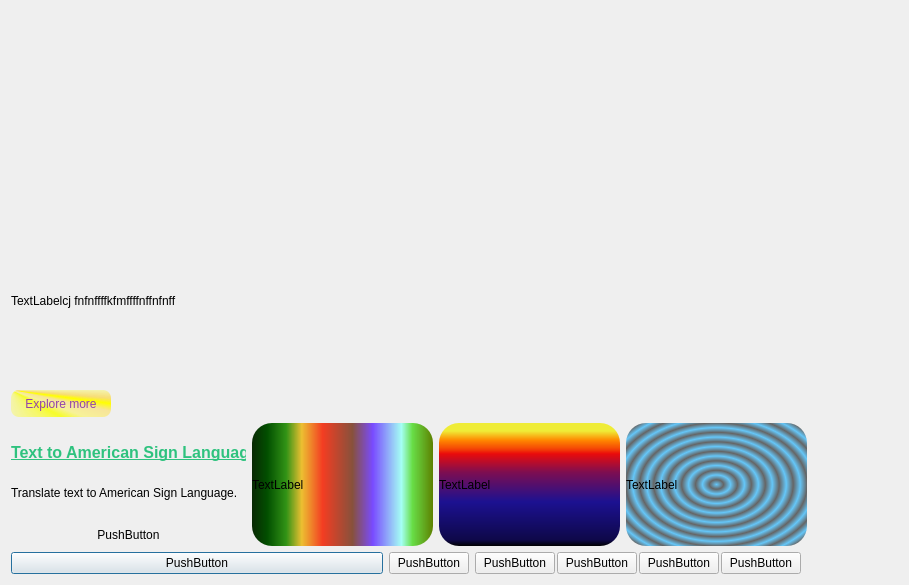
  <widget class="QWidget" name="centralWidget">
   <layout class="QGridLayout" name="gridLayout">
    <item row="0" column="0">
     <layout class="QGridLayout" name="gridLayout_2">
      <item row="10" column="2">
       <layout class="QHBoxLayout" name="horizontalLayout_2">
        <property name="spacing">
         <number>2</number>
        </property>
        <item>
         <widget class="QPushButton" name="pushButton_12">
          <property name="text">
           <string>PushButton</string>
          </property>
         </widget>
        </item>
        <item>
         <widget class="QPushButton" name="pushButton_8">
          <property name="text">
           <string>PushButton</string>
          </property>
         </widget>
        </item>
        <item>
         <widget class="QPushButton" name="pushButton_5">
          <property name="text">
           <string>PushButton</string>
          </property>
         </widget>
        </item>
        <item>
         <widget class="QPushButton" name="pushButton_4">
          <property name="text">
           <string>PushButton</string>
          </property>
         </widget>
        </item>
       </layout>
      </item>
      <item row="10" column="5" alignment="Qt::AlignRight">
       <widget class="QPushButton" name="aboutPushButton">
        <property name="maximumSize">
         <size>
          <width>17</width>
          <height>17</height>
         </size>
        </property>
        <property name="focusPolicy">
         <enum>Qt::ClickFocus</enum>
        </property>
        <property name="toolTip">
         <string>About Peritia</string>
        </property>
        <property name="whatsThis">
         <string>&lt;html&gt;&lt;head/&gt;&lt;body&gt;&lt;p&gt;fffffff&lt;/p&gt;&lt;/body&gt;&lt;/html&gt;</string>
        </property>
        <property name="icon">
         <iconset theme="dialog-question">
          <normaloff>.</normaloff>.</iconset>
        </property>
        <property name="flat">
         <bool>true</bool>
        </property>
       </widget>
      </item>
      <item row="10" column="0">
       <widget class="QPushButton" name="pushButton_3">
        <property name="focusPolicy">
         <enum>Qt::ClickFocus</enum>
        </property>
        <property name="layoutDirection">
         <enum>Qt::LeftToRight</enum>
        </property>
        <property name="autoFillBackground">
         <bool>false</bool>
        </property>
        <property name="text">
         <string>PushButton</string>
        </property>
        <property name="default">
         <bool>true</bool>
        </property>
        <property name="flat">
         <bool>false</bool>
        </property>
       </widget>
      </item>
      <item row="1" column="2" colspan="2">
       <layout class="QVBoxLayout" name="verticalLayout">
        <property name="spacing">
         <number>1</number>
        </property>
        <property name="bottomMargin">
         <number>0</number>
        </property>
        <item alignment="Qt::AlignRight">
         <widget class="QLabel" name="clockLabel">
          <property name="minimumSize">
           <size>
            <width>72</width>
            <height>21</height>
           </size>
          </property>
          <property name="maximumSize">
           <size>
            <width>72</width>
            <height>21</height>
           </size>
          </property>
          <property name="font">
           <font>
            <family>FontAwesome</family>
            <pointsize>16</pointsize>
            <bold>true</bold>
           </font>
          </property>
          <property name="toolTip">
           <string>&lt;html&gt;&lt;head/&gt;&lt;body&gt;&lt;p&gt;&lt;span style=&quot; font-size:11pt; font-weight:400;&quot;&gt;Clock&lt;/span&gt;&lt;/p&gt;&lt;p align=&quot;right&quot;&gt;&lt;span style=&quot; font-size:8pt; font-weight:400; font-style:italic; color:#1a5fb4;&quot;&gt;Displays the current time&lt;/span&gt;&lt;/p&gt;&lt;/body&gt;&lt;/html&gt;</string>
          </property>
          <property name="statusTip">
           <string>Clock showing current time</string>
          </property>
          <property name="whatsThis">
           <string>Clock</string>
          </property>
          <property name="styleSheet">
           <string notr="true">border-color: rgb(192, 28, 40);
border-radius:5px;</string>
          </property>
          <property name="frameShape">
           <enum>QFrame::StyledPanel</enum>
          </property>
          <property name="frameShadow">
           <enum>QFrame::Sunken</enum>
          </property>
          <property name="alignment">
           <set>Qt::AlignCenter</set>
          </property>
         </widget>
        </item>
        <item alignment="Qt::AlignRight|Qt::AlignTop">
         <widget class="QLabel" name="dayLabel">
          <property name="minimumSize">
           <size>
            <width>75</width>
            <height>65</height>
           </size>
          </property>
          <property name="statusTip">
           <string>Calender showing today's day</string>
          </property>
          <property name="whatsThis">
           <string>fgghgg</string>
          </property>
          <property name="frameShadow">
           <enum>QFrame::Sunken</enum>
          </property>
         </widget>
        </item>
       </layout>
      </item>
      <item row="10" column="1">
       <widget class="QPushButton" name="pushButton_2">
        <property name="styleSheet">
         <string notr="true">background-color: qlineargradient(spread:pad, x1:0, y1:0, x2:1, y2:0, stop:0 rgba(245, 224, 176, 255), stop:0.09 rgba(246, 189, 237, 255), stop:0.14 rgba(194, 207, 246, 255), stop:0.19 rgba(184, 160, 168, 255), stop:0.25 rgba(171, 186, 248, 255), stop:0.32 rgba(243, 248, 224, 255), stop:0.385 rgba(249, 162, 183, 255), stop:0.47 rgba(100, 115, 124, 255), stop:0.58 rgba(251, 205, 202, 255), stop:0.65 rgba(170, 128, 185, 255), stop:0.75 rgba(252, 222, 204, 255), stop:0.805 rgba(206, 122, 218, 255), stop:0.86 rgba(254, 223, 175, 255), stop:0.91 rgba(254, 236, 244, 255), stop:1 rgba(255, 191, 221, 255));</string>
        </property>
        <property name="text">
         <string>PushButton</string>
        </property>
       </widget>
      </item>
      <item row="7" column="0" rowspan="2" colspan="4">
       <layout class="QHBoxLayout" name="horizontalLayout_3">
        <item>
         <layout class="QVBoxLayout" name="verticalLayout_2">
          <item>
           <widget class="QLabel" name="label_4">
            <property name="maximumSize">
             <size>
              <width>400</width>
              <height>150</height>
             </size>
            </property>
            <property name="styleSheet">
             <string notr="true">background-color: qconicalgradient(cx:0.5, cy:0.5, angle:0, stop:0 rgba(35, 40, 3, 255), stop:0.16 rgba(136, 106, 22, 255), stop:0.225 rgba(166, 140, 41, 255), stop:0.285 rgba(204, 181, 74, 255), stop:0.345 rgba(235, 219, 102, 255), stop:0.415 rgba(245, 236, 112, 255), stop:0.52 rgba(209, 190, 76, 255), stop:0.57 rgba(187, 156, 51, 255), stop:0.635 rgba(168, 142, 42, 255), stop:0.695 rgba(202, 174, 68, 255), stop:0.75 rgba(218, 202, 86, 255), stop:0.815 rgba(208, 187, 73, 255), stop:0.88 rgba(187, 156, 51, 255), stop:0.935 rgba(137, 108, 26, 255), stop:1 rgba(35, 40, 3, 255));
border-radius:20px;
</string>
            </property>
           </widget>
          </item>
          <item>
           <widget class="QLabel" name="label_6">
            <property name="maximumSize">
             <size>
              <width>235</width>
              <height>50</height>
             </size>
            </property>
            <property name="text">
             <string>&lt;html&gt;&lt;head/&gt;&lt;body&gt;&lt;p&gt;&lt;span style=&quot; font-size:12pt; font-weight:700; text-decoration: underline; color:#2ec27e;&quot;&gt;Text to American Sign Language&lt;/span&gt;&lt;/p&gt;&lt;/body&gt;&lt;/html&gt;</string>
            </property>
           </widget>
          </item>
          <item>
           <widget class="QLabel" name="label_7">
            <property name="minimumSize">
             <size>
              <width>100</width>
              <height>50</height>
             </size>
            </property>
            <property name="styleSheet">
             <string notr="true">background-image: url(:/images/blake.png);</string>
            </property>
            <property name="text">
             <string>Translate text to American Sign Language.</string>
            </property>
           </widget>
          </item>
          <item>
           <widget class="QPushButton" name="pushButton">
            <property name="layoutDirection">
             <enum>Qt::RightToLeft</enum>
            </property>
            <property name="text">
             <string>PushButton</string>
            </property>
            <property name="icon">
             <iconset>
              <normaloff>:/images/chevron-right.png</normaloff>:/images/chevron-right.png</iconset>
            </property>
            <property name="flat">
             <bool>true</bool>
            </property>
           </widget>
          </item>
         </layout>
        </item>
        <item>
         <layout class="QVBoxLayout" name="verticalLayout_6">
          <item>
           <widget class="QLabel" name="label_5">
            <property name="styleSheet">
             <string notr="true">background-color: qlineargradient(spread:pad, x1:0, y1:0, x2:1, y2:0, stop:0 rgba(9, 41, 4, 255), stop:0.085 rgba(2, 79, 0, 255), stop:0.19 rgba(50, 147, 22, 255), stop:0.275 rgba(236, 191, 49, 255), stop:0.39 rgba(243, 61, 34, 255), stop:0.555 rgba(135, 81, 60, 255), stop:0.667 rgba(121, 75, 255, 255), stop:0.825 rgba(164, 255, 244, 255), stop:0.885 rgba(104, 222, 71, 255), stop:1 rgba(93, 128, 0, 255));
border-radius:20px;</string>
            </property>
            <property name="text">
             <string>TextLabel</string>
            </property>
           </widget>
          </item>
         </layout>
        </item>
        <item>
         <layout class="QVBoxLayout" name="verticalLayout_7">
          <item>
           <widget class="QLabel" name="label_8">
            <property name="styleSheet">
             <string notr="true">background-color: qlineargradient(spread:pad, x1:0, y1:1, x2:0, y2:0, stop:0 rgba(0, 0, 0, 255), stop:0.05 rgba(14, 8, 73, 255), stop:0.36 rgba(28, 17, 145, 255), stop:0.6 rgba(126, 14, 81, 255), stop:0.75 rgba(234, 11, 11, 255), stop:0.79 rgba(244, 70, 5, 255), stop:0.86 rgba(255, 136, 0, 255), stop:0.935 rgba(239, 236, 55, 255));

border-radius:20px;</string>
            </property>
            <property name="text">
             <string>TextLabel</string>
            </property>
           </widget>
          </item>
         </layout>
        </item>
        <item>
         <layout class="QVBoxLayout" name="verticalLayout_4">
          <item>
           <widget class="QLabel" name="label_3">
            <property name="styleSheet">
             <string notr="true">background-color: qradialgradient(spread:repeat, cx:0.5, cy:0.5, radius:0.077, fx:0.5, fy:0.5, stop:0 rgba(0, 169, 255, 147), stop:0.497326 rgba(0, 0, 0, 147), stop:1 rgba(0, 169, 255, 147));
border-radius:20px;</string>
            </property>
            <property name="text">
             <string>TextLabel</string>
            </property>
           </widget>
          </item>
         </layout>
        </item>
       </layout>
      </item>
      <item row="1" column="5" alignment="Qt::AlignTop">
       <widget class="QLabel" name="dateLabel">
        <property name="minimumSize">
         <size>
          <width>85</width>
          <height>85</height>
         </size>
        </property>
        <property name="maximumSize">
         <size>
          <width>96</width>
          <height>96</height>
         </size>
        </property>
        <property name="statusTip">
         <string>Calender showing today's date</string>
        </property>
        <property name="text">
         <string/>
        </property>
       </widget>
      </item>
      <item row="1" column="0" alignment="Qt::AlignLeft|Qt::AlignTop">
       <widget class="QLabel" name="logoLabel">
        <property name="minimumSize">
         <size>
          <width>300</width>
          <height>200</height>
         </size>
        </property>
        <property name="maximumSize">
         <size>
          <width>300</width>
          <height>200</height>
         </size>
        </property>
        <property name="statusTip">
         <string>Peritia Logo</string>
        </property>
        <property name="whatsThis">
         <string extracomment="access all">&lt;html&gt;&lt;head/&gt;&lt;body&gt;&lt;p&gt;this s s&lt;/p&gt;&lt;/body&gt;&lt;/html&gt;</string>
        </property>
        <property name="accessibleName">
         <string>accesslogo</string>
        </property>
        <property name="accessibleDescription">
         <string>&lt;html&gt;&lt;head/&gt;&lt;body&gt;&lt;p&gt;accesibility ableism&lt;/p&gt;&lt;/body&gt;&lt;/html&gt;</string>
        </property>
        <property name="styleSheet">
         <string notr="true">image: url(:/logos/peritia-logo.png);</string>
        </property>
       </widget>
      </item>
      <item row="2" column="0">
       <layout class="QHBoxLayout" name="horizontalLayout">
        <item>
         <layout class="QVBoxLayout" name="verticalLayout_3">
          <item>
           <widget class="QLabel" name="label">
            <property name="styleSheet">
             <string notr="true">background-image: url(:/images/daco.png);</string>
            </property>
            <property name="text">
             <string>TextLabelcj fnfnffffkfmffffnffnfnff</string>
            </property>
           </widget>
          </item>
          <item>
           <widget class="QPushButton" name="explorePushButton">
            <property name="minimumSize">
             <size>
              <width>100</width>
              <height>10</height>
             </size>
            </property>
            <property name="maximumSize">
             <size>
              <width>50</width>
              <height>27</height>
             </size>
            </property>
            <property name="styleSheet">
             <string notr="true">QPushButton#explorePushButton{
background-color: qconicalgradient(cx:0, cy:0, angle:135, stop:0 rgba(255, 255, 0, 69), stop:0.375 rgba(255, 255, 0, 69), stop:0.423533 rgba(251, 255, 0, 145), stop:0.45 rgba(247, 255, 0, 208), stop:0.477581 rgba(255, 244, 71, 130), stop:0.518717 rgba(255, 218, 71, 130), stop:0.55 rgba(255, 255, 0, 255), stop:0.57754 rgba(255, 203, 0, 130), stop:0.625 rgba(255, 255, 0, 69), stop:1 rgba(255, 255, 0, 69));

font: 700 11pt &quot;Liberation Sans Narrow&quot;;
color: rgb(145, 65, 172);
border-radius:8px;

}

QPushButton#explorePushButton:hover{
	background-color: qconicalgradient(cx:0, cy:0, angle:135, stop:0 rgba(255, 255, 0, 69), stop:0.375 rgba(255, 255, 0, 69), stop:0.423533 rgba(251, 255, 0, 145), stop:0.45 rgba(247, 255, 0, 208), stop:0.477581 rgba(255, 244, 71, 130), stop:0.512315 rgba(71, 252, 255, 130), stop:0.518717 rgba(255, 218, 71, 130), stop:0.55 rgba(255, 255, 0, 255), stop:0.57754 rgba(255, 203, 0, 130), stop:0.625 rgba(255, 255, 0, 69), stop:1 rgba(255, 255, 0, 69));


font: 700 11pt &quot;Liberation Sans Narrow&quot;;
color: rgb(145, 65, 172);
border-radius:8px;

}


QPushButton#explorePushButton:pressed{
	background-color: qconicalgradient(cx:0, cy:0, angle:135, stop:0 rgba(255, 255, 0, 69), stop:0.375 rgba(255, 255, 0, 69), stop:0.423533 rgba(251, 255, 0, 145), stop:0.458128 rgba(28, 0, 255, 208), stop:0.477581 rgba(255, 244, 71, 130), stop:0.518717 rgba(255, 218, 71, 130), stop:0.55 rgba(255, 255, 0, 255), stop:0.57754 rgba(255, 203, 0, 130), stop:0.625 rgba(255, 255, 0, 69), stop:1 rgba(255, 255, 0, 69));
font: 700 11pt &quot;Liberation Sans Narrow&quot;;
color: rgb(145, 65, 172);
border-radius:8px;

}





</string>
            </property>
            <property name="text">
             <string>Explore more</string>
            </property>
           </widget>
          </item>
         </layout>
        </item>
        <item>
         <widget class="QLabel" name="illustrationLabel">
          <property name="minimumSize">
           <size>
            <width>200</width>
            <height>200</height>
           </size>
          </property>
          <property name="maximumSize">
           <size>
            <width>200</width>
            <height>200</height>
           </size>
          </property>
          <property name="text">
           <string/>
          </property>
         </widget>
        </item>
       </layout>
      </item>
     </layout>
    </item>
   </layout>
  </widget>
